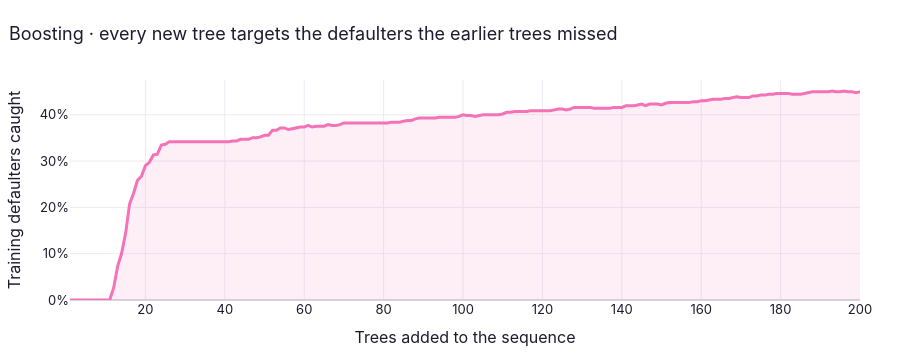

Notebook code for this chart:
### Code cell
# Boosting in slow motion (training data only, so nothing here peeks at the test set)
gb = fitted["Gradient Boosting"]
stage_recall = [recall_score(y_train, p) for p in gb.staged_predict(X_train)]
fig = go.Figure(go.Scatter(
    x=np.arange(1, len(stage_recall) + 1), y=stage_recall, mode="lines",
    line=dict(color=FAMILY_COLORS["Boosting"], width=3), fill="tozeroy", fillcolor="rgba(244,114,182,0.12)",
    hovertemplate="After %{x} trees: catches %{y:.1%} of training defaulters<extra></extra>"))
fig.update_layout(height=360, title="Boosting · every new tree targets the defaulters the earlier trees missed",
                  xaxis_title="Trees added to the sequence", yaxis_title="Training defaulters caught",
                  yaxis_tickformat=".0%")
fig.show()

### Figure 1 — Plotly figure (JSON) as saved in the notebook; plotly's stock layout.template omitted (floating-point values rounded to 4 significant figures; data arrays with more than 128 entries replaced by an {"elided": "..."} marker saying what was removed)
{"data": [{"fill": "tozeroy", "fillcolor": "rgba(244,114,182,0.12)", "hovertemplate": "After %{x} trees: catches %{y:.1%} of training defaulters<extra></extra>", "line": {"color": "#F472B6", "width": 3}, "mode": "lines", "type": "scatter", "x": {"elided": "200 int values"}, "y": {"elided": "200 float values"}}], "layout": {"height": 360, "title": {"text": "Boosting · every new tree targets the defaulters the earlier trees missed"}, "xaxis": {"title": {"text": "Trees added to the sequence"}}, "yaxis": {"tickformat": ".0%", "title": {"text": "Training defaulters caught"}}}}
